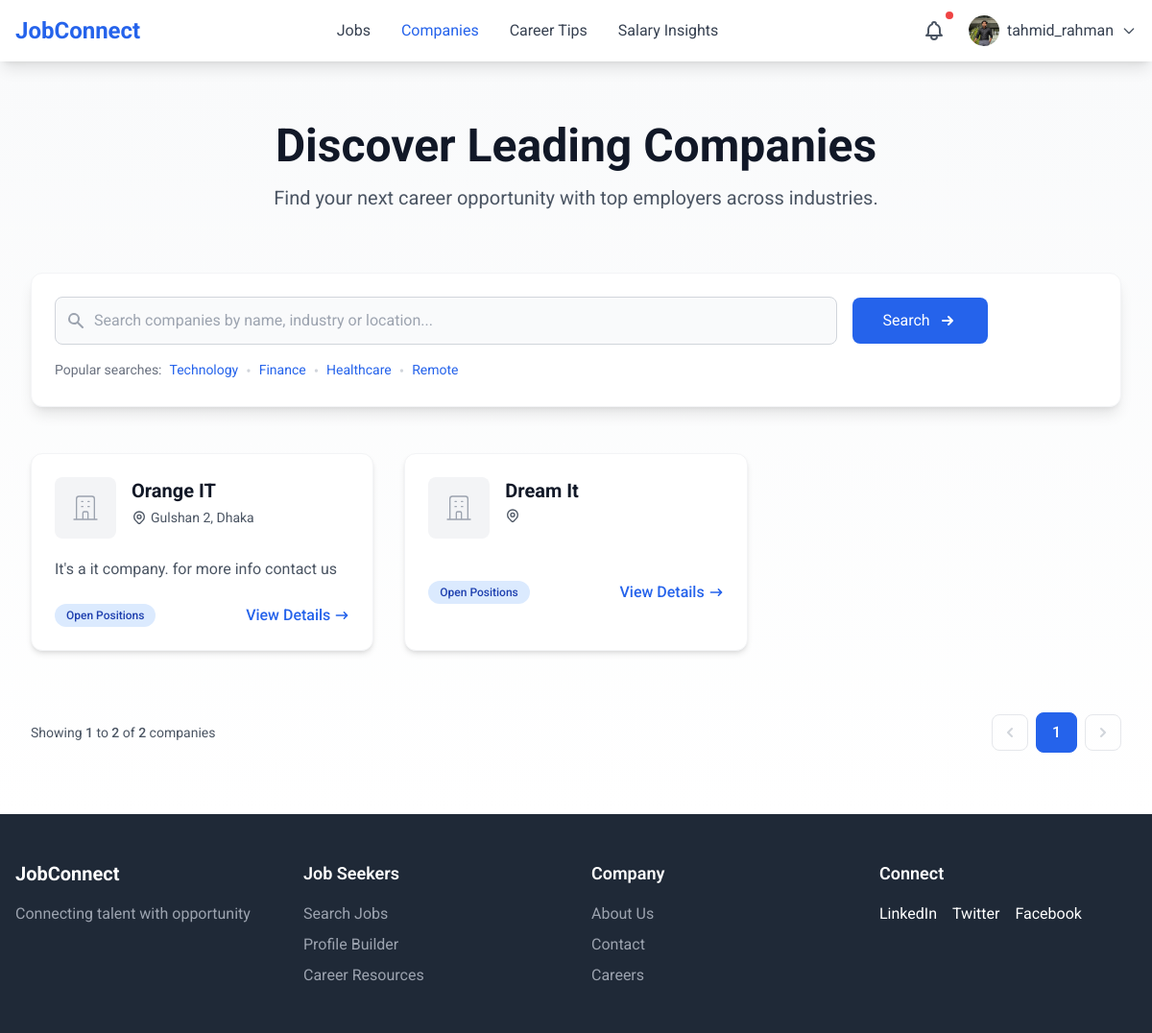
/jobseeker/company/ (signed in), run on an earlier commit of the app's database.
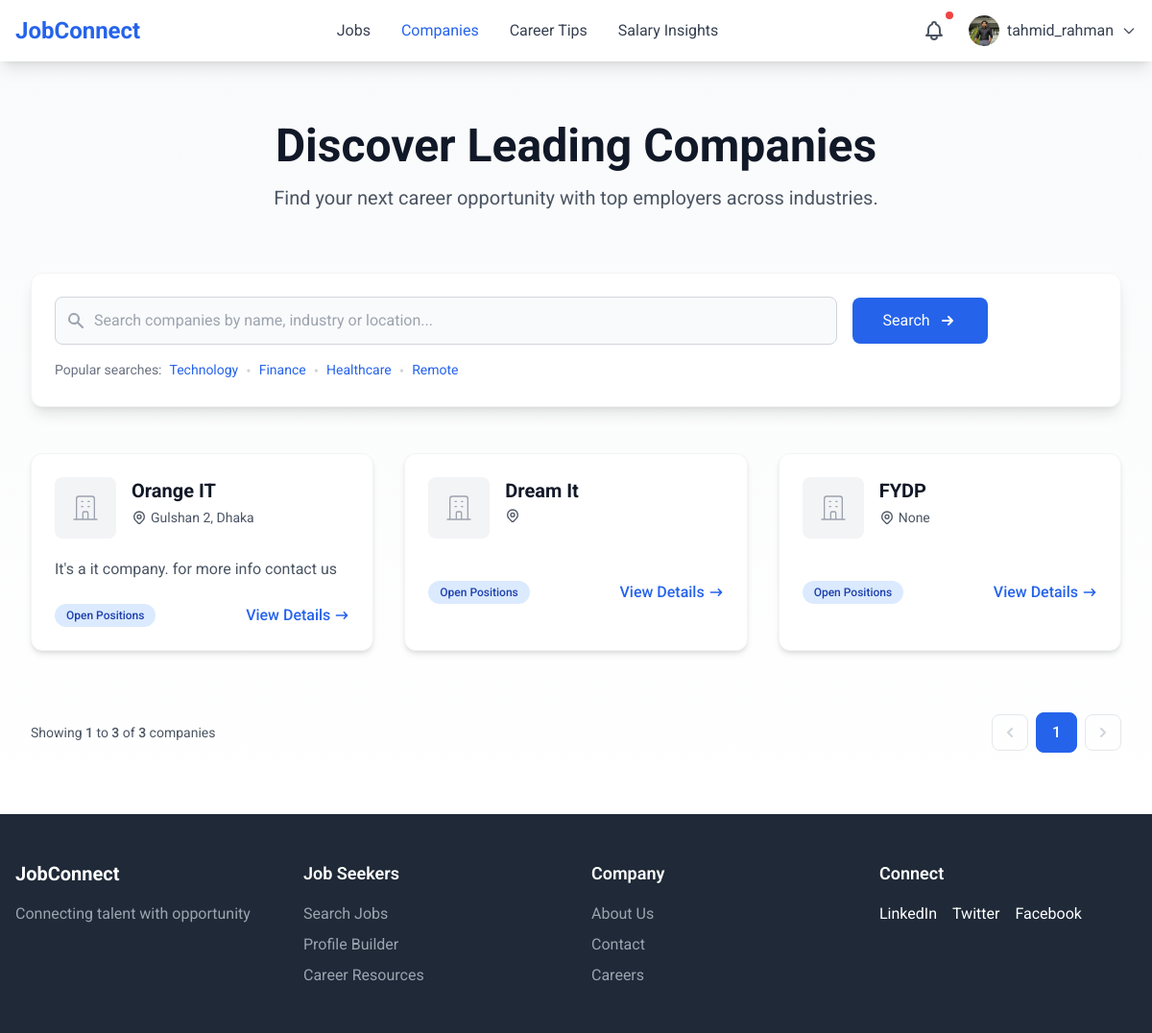
And on a later commit of the database.
### employer/models.py (models this page shows, shortened)
class Company(models.Model):
    company_id = models.AutoField(primary_key=True)
    user = models.ForeignKey('accounts.CustomUser', on_delete=models.CASCADE)
    name = models.CharField(max_length=255, null=True, blank=True)
    location = models.CharField(max_length=255, null=True, blank=True)
    logo = models.URLField(null=True, blank=True)
    description = models.TextField()

### jobseeker/views.py (the view)
    def wrapper(request, *args, **kwargs):
        if request.user.role != 'user':
            messages.error(request, "You are not authorized to view this page.")
            return redirect('login')
        return view_func(request, *args, **kwargs)

### jobseeker/views.py (called while the page is built)
def user_role_required(view_func):
    def wrapper(request, *args, **kwargs):
        if request.user.role != 'user':
            messages.error(request, "You are not authorized to view this page.")
            return redirect('login')
        return view_func(request, *args, **kwargs)
    return wrapper

@user_role_required
@login_required
def company_view(request):
    comp =  Company.objects.all()
    paginator = Paginator(comp, 6)
    page_number = request.GET.get('page')
    page_obj = paginator.get_page(page_number)
    return render(request, 'jobseeker/company.html',{'page_obj': page_obj})

### static/templates/jobseeker/company.html (shortened to what the changed rows need)
{% extends 'base.html' %}
{% block content %}
<section class="py-16 bg-gradient-to-b from-gray-50 to-white">
    <div class="max-w-7xl mx-auto px-4 sm:px-6 lg:px-8">
        <div class="text-center mb-16">
            <h1 class="text-4xl md:text-5xl font-bold text-gray-900 mb-4">Discover Leading Companies</h1>
        </div>
        <div class="grid grid-cols-1 md:grid-cols-2 lg:grid-cols-3 gap-8 mb-16">
            {% for company in page_obj %}
            <div
                class="bg-white rounded-xl shadow-md hover:shadow-xl transition-all duration-300 border border-gray-100 overflow-hidden">
                <div class="p-6">
                    <div class="flex items-start space-x-4 mb-5">
                        <div class="flex-shrink-0">
                            <div
                                class="w-16 h-16 rounded-lg bg-gray-100 flex items-center justify-center overflow-hidden">
                            </div>
                        </div>
                        <div>
                            <h3 class="text-xl font-bold text-gray-900 hover:text-blue-600 transition">
                                <a href="/jobseeker/company/{{company.company_id}}">{{company.name}}</a>
                            </h3>
                            <div class="flex items-center text-gray-600 mt-1">
                                <span class="text-sm">{{company.location}}</span>
                            </div>
                        </div>
                    </div>
                    <p class="text-gray-600 mb-6 line-clamp-3">
                        {{company.description|truncatechars:120}}
                    </p>
                    <div class="flex items-center justify-between">
                        <span
                            class="inline-flex items-center px-3 py-1 rounded-full text-xs font-medium bg-blue-100 text-blue-800">
                            {{ company.open_jobs_count }} Open Positions
                        </span>
                        <a href="/jobseeker/company/{{company.company_id}}"
                            class="flex items-center text-blue-600 hover:text-blue-800 font-medium transition">
                            View Details
                            <svg xmlns="http://www.w3.org/2000/svg" class="h-4 w-4 ml-1" viewBox="0 0 20 20"
                                fill="currentColor">
                                <path fill-rule="evenodd"
                                    d="M12.293 5.293a1 1 0 011.414 0l4 4a1 1 0 010 1.414l-4 4a1 1 0 01-1.414-1.414L14.586 11H3a1 1 0 110-2h11.586l-2.293-2.293a1 1 0 010-1.414z"
                                    clip-rule="evenodd" />
                            </svg>
                        </a>
                    </div>
                </div>
            </div>
            {% endfor %}
        </div>
        <div class="flex flex-col sm:flex-row items-center justify-between gap-4 mt-12">
            <div class="text-sm text-gray-600">
                Showing
                <span class="font-medium">{{ page_obj.start_index }}</span> to <span class="font-medium">
                    {{ page_obj.end_index }}</span> of
                <span class="font-medium">
                    {{ page_obj.paginator.count }}
                </span>
                companies
            </div>
            <nav class="flex items-center space-x-2">
                {% if page_obj.has_previous %}
                <a href="?page={{ page_obj.previous_page_number }}"
                    class="p-2 rounded-lg border border-gray-300 hover:bg-gray-50">
                    <svg xmlns="http://www.w3.org/2000/svg" class="h-5 w-5 text-gray-500" viewBox="0 0 20 20"
                        fill="currentColor">
                        <path fill-rule="evenodd"
                            d="M12.707 5.293a1 1 0 010 1.414L9.414 10l3.293 3.293a1 1 0 01-1.414 1.414l-4-4a1 1 0 010-1.414l4-4a1 1 0 011.414 0z"
                            clip-rule="evenodd" />
                    </svg>
                </a>
                {% else %}
                <span class="p-2 rounded-lg border border-gray-200 text-gray-300 cursor-not-allowed">
                    <svg xmlns="http://www.w3.org/2000/svg" class="h-5 w-5" viewBox="0 0 20 20" fill="currentColor">
                        <path fill-rule="evenodd"
                            d="M12.707 5.293a1 1 0 010 1.414L9.414 10l3.293 3.293a1 1 0 01-1.414 1.414l-4-4a1 1 0 010-1.414l4-4a1 1 0 011.414 0z"
                            clip-rule="evenodd" />
                    </svg>
                </span>
                {% endif %}
                {% for num in page_obj.paginator.page_range %}
                {% if page_obj.number == num %}
                <a href="?page={{ num }}"
                    class="px-4 py-2 rounded-lg border border-blue-600 bg-blue-600 text-white font-medium">
                    {{ num }}
                </a>
                {% elif num > page_obj.number|add:'-3' and num < page_obj.number|add:'3' %} <a href="?page={{ num }}"
                    class="px-4 py-2 rounded-lg border border-gray-300 hover:bg-gray-50 font-medium">
                    {{ num }}
                    </a>
                    {% endif %}
                    {% endfor %}
                    {% if page_obj.has_next %}
                    <a href="?page={{ page_obj.next_page_number }}"
                        class="p-2 rounded-lg border border-gray-300 hover:bg-gray-50">
                        <svg xmlns="http://www.w3.org/2000/svg" class="h-5 w-5 text-gray-500" viewBox="0 0 20 20"
                            fill="currentColor">
                            <path fill-rule="evenodd"
                                d="M7.293 14.707a1 1 0 010-1.414L10.586 10 7.293 6.707a1 1 0 011.414-1.414l4 4a1 1 0 010 1.414l-4 4a1 1 0 01-1.414 0z"
                                clip-rule="evenodd" />
                        </svg>
                    </a>
                    {% else %}
                    <span class="p-2 rounded-lg border border-gray-200 text-gray-300 cursor-not-allowed">
                        <svg xmlns="http://www.w3.org/2000/svg" class="h-5 w-5" viewBox="0 0 20 20" fill="currentColor">
                            <path fill-rule="evenodd"
                                d="M7.293 14.707a1 1 0 010-1.414L10.586 10 7.293 6.707a1 1 0 011.414-1.414l4 4a1 1 0 010 1.414l-4 4a1 1 0 01-1.414 0z"
                                clip-rule="evenodd" />
                        </svg>
                    </span>
                    {% endif %}
            </nav>
        </div>
    </div>
</section>
{% endblock content %}

What changed in the data, as far as the page shows it:
added Company: name "FYDP", location "None"
Also different on the page:
{{ page_obj.end_index }}: "2" → "3"
{{ page_obj.paginator.count }}: "2" → "3"
